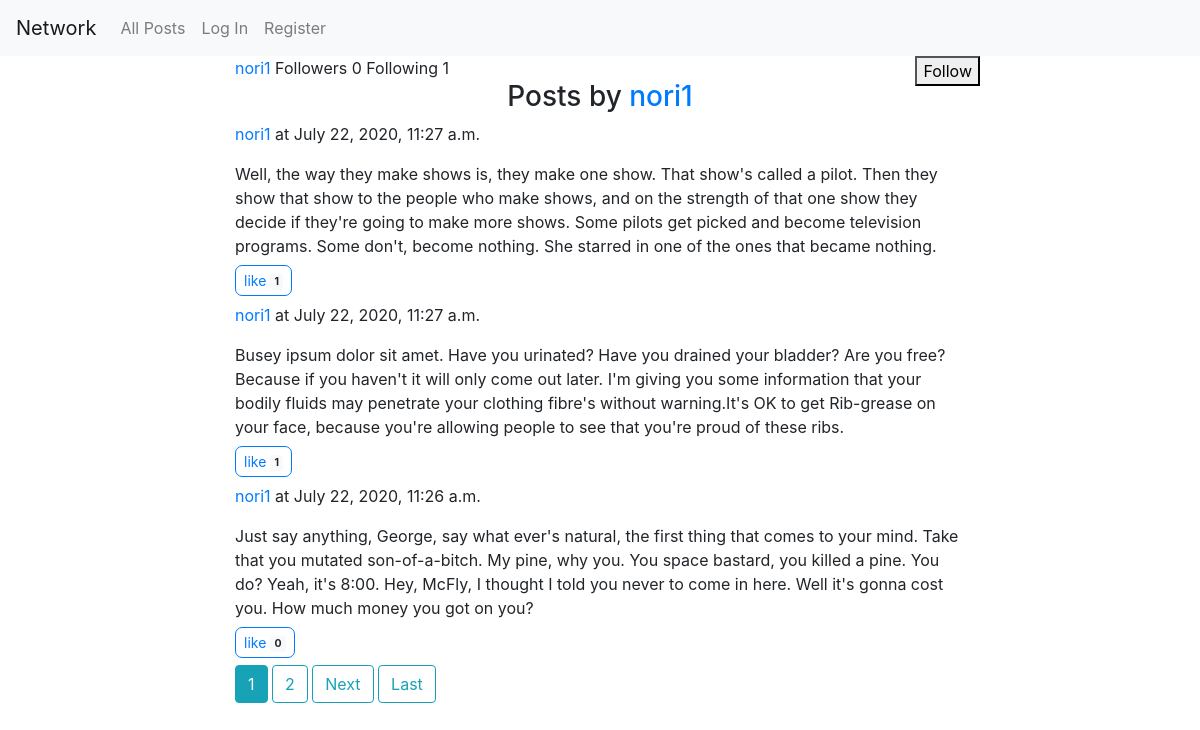
Page /profile/nori1 on the committed database.
### network/models.py (models this page shows, shortened)
class User(AbstractUser):
    pass

class Post(models.Model):
    content = models.TextField()
    author = models.ForeignKey(User, on_delete=models.CASCADE)
    created_at = models.DateTimeField(auto_now_add=True)
    n_likes = models.IntegerField(default=0)

### network/views.py (the view)
# urls.py: path("profile/<username>", views.profile, name="profile"),
def profile(request, username):
    userid = User.objects.filter(username=username).first().id
    posts = Post.objects.filter(author=userid).order_by('created_at').reverse()
    posts_ids = posts.values_list('id', flat=True)
    posts_likes = Post_likes.objects.filter(post_id__in=posts_ids, user_id=userid)
    paginator = Paginator(posts, 3)
    page_number = request.GET.get('page')
    page_obj = paginator.get_page(page_number)
    context = {
        "page_obj": page_obj ,
        "username": username,
        "n_followers":Follower.objects.filter(user=userid).count(),
        "n_following":Follower.objects.filter(follower_id=userid).count(),
        'posts_likes': posts_likes.values_list('post_id', flat=True),
        "is_follower": Follower.objects.filter(user=userid, follower_id=request.user.id)
    }
    return render(request, "network/profile.html", context)

### network/templates/network/profile.html (shortened to what this page needs)
{% extends "network/layout.html" %}
{% block body %}
    <div  style="text-align: left;">
        <span> <a href="{%url 'profile' username %}">{{username}}</a></span>
         <span>Followers <span> {{n_followers}} </span></span>
         <span>Following  <span>{{n_following}}</span></span>
    </div>
    {% if user.username != username  %}
        {% if is_follower %}
            <button class="follow">Following</button>
        {% else %}
            <button class="follow" >Follow</button>
        {% endif %}
    {% endif%}
    <div>
        <h3 style="text-align: center;">Posts by <span> <a href="{%url 'profile' username %}">{{username}}</a></span> </h3>
        {% for post in page_obj %}
        <div id="{{post.id}}" style="position: relative;">
            <p><a href="{% url 'profile' post.author %}">{{ post.author }}</a> at {{ post.created_at }} </p>
            <div>
                {{ post.content }}
            </div>
            {% if post.id in posts_likes %}
            <button type="button" class="btn btn-outline-primary btn-sm like">
                liked <span class="badge badge-light">{{ post.n_likes }}</span>
            </button>
            {% else %}
            <button type="button" class="btn btn-outline-primary btn-sm like">
                like <span class="badge badge-light">{{ post.n_likes }}</span>
            </button>
            {% endif %}
        </div>
        {% endfor %}
    </div>
    <div>
        {% for num in page_obj.paginator.page_range %}
            {% if page_obj.number == num %}
                <a class="btn btn-info mb-4" href="?page={{ num }}">{{ num }}</a>
            {% elif num > page_obj.number|add:'-3' and num < page_obj.number|add:'3' %}
                <a class="btn btn-outline-info mb-4" href="?page={{ num }}">{{ num }}</a>
            {%endif%}
        {% endfor%}
        {% if page_obj.has_next %}
            <a class="btn btn-outline-info mb-4" href="?page={{page_obj.next_page_number}}">Next</a>
            <a class="btn btn-outline-info mb-4" href="?page={{page_obj.paginator.page_range}}">Last</a>
        {%endif%}
    </div>
{% endblock %}

### network/static/network/styles.css (style rules this page uses)
.follow { position: absolute; top: 0; right: 0; }
.like { border-radius: .5em; margin-top: .5em; margin-bottom: .5em; }

### rows in the picture
User: username "nori1"
Post: author "nori1", created_at "July 22, 2020, 11:27 a.m.", content "Well, the way they make shows is, they make one show. That show's called a pilot. Then they show that show to the people who make shows, and on the strength of that one show they decide if they're going to make more shows. Some pilots get picked and become television programs. Some don't, become nothing. She starred in one of the ones that became nothing.", n_likes "1"
Post: author "nori1", created_at "July 22, 2020, 11:27 a.m.", content "Busey ipsum dolor sit amet. Have you urinated? Have you drained your bladder? Are you free? Because if you haven't it will only come out later. I'm giving you some information that your bodily fluids may penetrate your clothing fibre's without warning.It's OK to get Rib-grease on your face, because you're allowing people to see that you're proud of these ribs.", n_likes "1"
Post: author "nori1", created_at "July 22, 2020, 11:26 a.m.", content "Just say anything, George, say what ever's natural, the first thing that comes to your mind. Take that you mutated son-of-a-bitch. My pine, why you. You space bastard, you killed a pine. You do? Yeah, it's 8:00. Hey, McFly, I thought I told you never to come in here. Well it's gonna cost you. How much money you got on you?", n_likes "0"

### other values in the picture
{{ n_followers }} "0"
{{ n_following }} "1"
{{ num }} "1"
{{ num }} "2"
